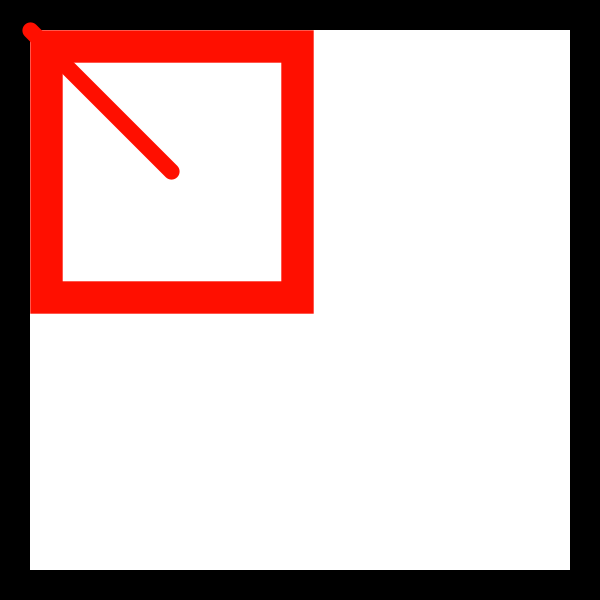
Frame 1 (no input)
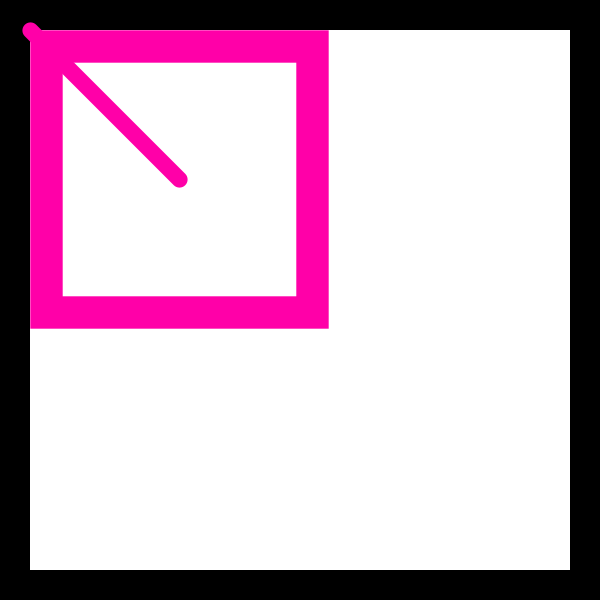
Frame 60 (the mouse pressed at the canvas centre just before this capture)
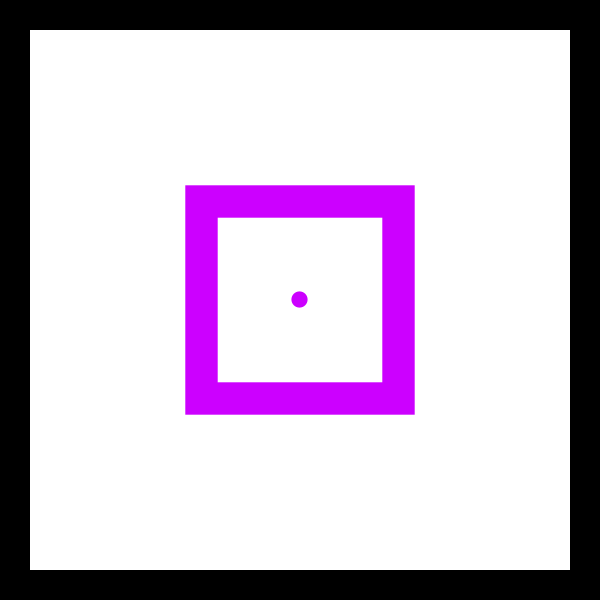
Frame 120 (the mouse held since frame 60 and released just before this capture)

The Processing sketch that drew these frames (run headless with seeded random() and noise(); from frame 60 on, the mouse is pressed at the canvas centre):

// Processing sketch: homework_3
// ── homework_3.pde
static final float SPEED = .05;
static final float WEIGHT = .06;
float progress = 0f;

void setup() {
  size(600, 600);
  colorMode(HSB, 100);
  rectMode(CENTER);
}
void draw() {
  {  // a black border, for better WordPress display. 
    background(0, 0, 0);
    translate(30, 30);
    scale(.9, .9);
  }
  scale(width, height);
  fill(0, 0, 100);
  noStroke();
  rect(.5, .5, 1, 1);
  strokeWeight(WEIGHT);
  progress += SPEED;
  float _size = (sin(progress) + 1f) * .3 + .15;
  stroke(int(progress * 30) % 100, 100, 100);
  PVector position = new PVector(mouseX / float(width), mouseY / float(height));
  float radius = _size / 2f + WEIGHT / 2f;
  if (position.x < radius) {
    position.x = radius;
  }
  if (position.x + radius > 1f) {
    position.x = 1f - radius;
  }
  if (position.y < radius) {
    position.y = radius;
  }
  if (position.y + radius > 1f) {
    position.y = 1f - radius;
  }
  rect(position.x, position.y, _size, _size);
  strokeWeight(.03);
  line(position.x, position.y, mouseX / float(width), mouseY / float(height));
}
